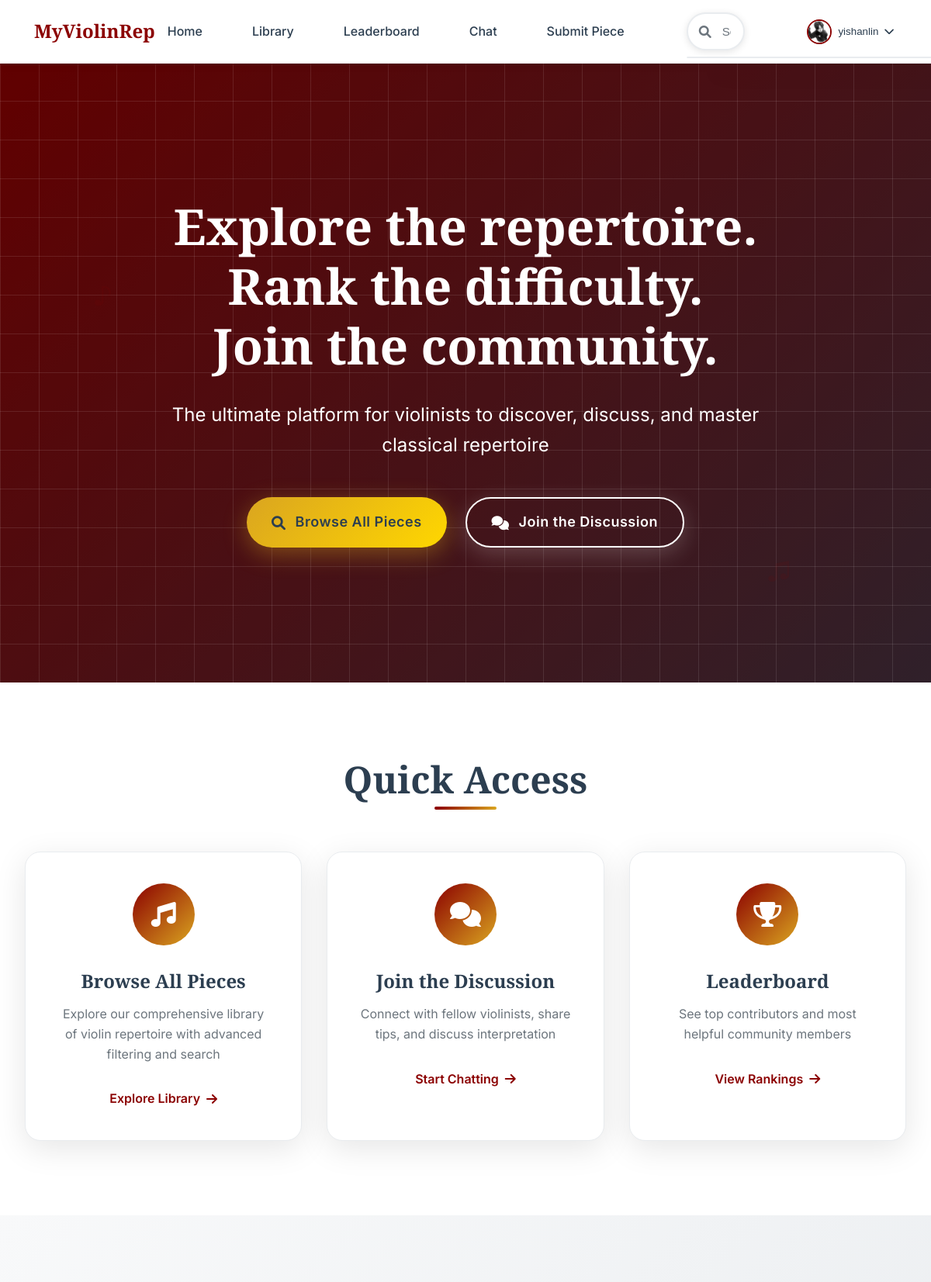
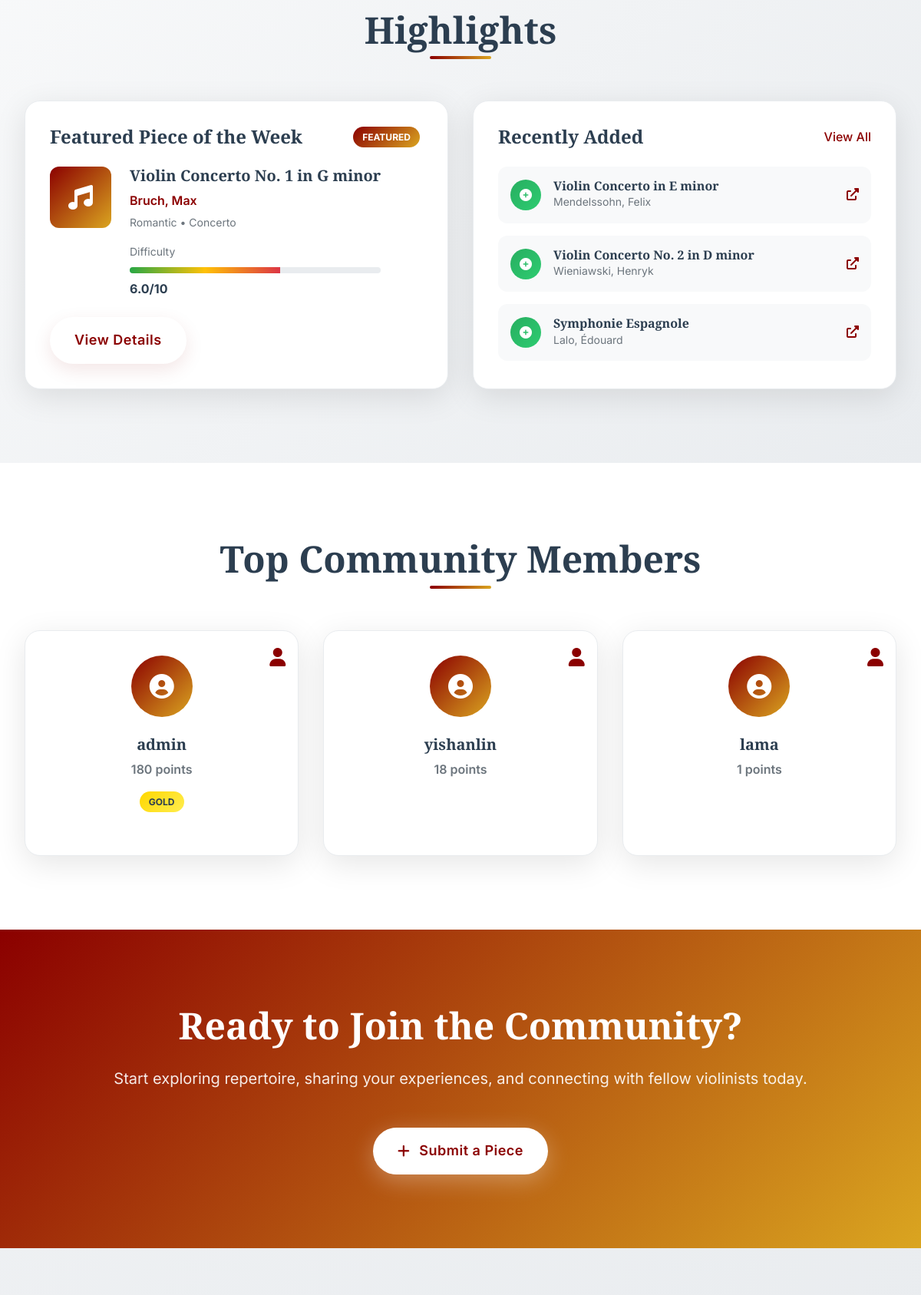
The app's page / (signed in, upper part) with its own data (2 pictures, top to bottom).
### app.py (models this page shows)
class User(UserMixin, db.Model):
    id = db.Column(db.Integer, primary_key=True)
    username = db.Column(db.String(80), unique=True, nullable=False)
    email = db.Column(db.String(120), unique=True, nullable=False)
    password_hash = db.Column(db.String(120), nullable=False)
    bio = db.Column(db.Text)
    avatar = db.Column(db.String(200))
    country = db.Column(db.String(100))
    currently_practicing = db.Column(db.String(200))
    join_date = db.Column(db.DateTime, default=datetime.utcnow)
    contribution_score = db.Column(db.Integer, default=0)
    forum_score = db.Column(db.Integer, default=0)
    ratings = db.relationship('Rating', backref='user', lazy=True)
    comments = db.relationship('Comment', backref='user', lazy=True)
    submissions = db.relationship('Piece', backref='submitter', lazy=True)
    sent_messages = db.relationship('Message', foreign_keys='Message.sender_id', backref='sender', lazy=True)
    received_messages = db.relationship('Message', foreign_keys='Message.recipient_id', backref='recipient', lazy=True)
    favorites = db.relationship('Favorite', backref='user', lazy=True)

class Piece(db.Model):
    id = db.Column(db.Integer, primary_key=True)
    title = db.Column(db.String(200), nullable=False)
    composer = db.Column(db.String(100), nullable=False)
    era = db.Column(db.String(50), nullable=False)
    genre = db.Column(db.String(100), nullable=False)
    opus = db.Column(db.String(100))
    length = db.Column(db.String(50))
    cover_image = db.Column(db.String(200))
    recording_link = db.Column(db.String(500))
    performance_links = db.Column(db.Text)  # JSON string
    technical_tags = db.Column(db.Text)  # JSON string
    difficulty_avg = db.Column(db.Float, default=0.0)
    total_ratings = db.Column(db.Integer, default=0)
    submitter_id = db.Column(db.Integer, db.ForeignKey('user.id'))
    is_approved = db.Column(db.Boolean, default=False)
    date_added = db.Column(db.DateTime, default=datetime.utcnow)
    description = db.Column(db.Text)
    ratings = db.relationship('Rating', backref='piece', lazy=True)
    comments = db.relationship('Comment', backref='piece', lazy=True)
    favorites = db.relationship('Favorite', backref='piece', lazy=True)

### app.py (the view)
@app.route('/')
def index():
    featured_piece = Piece.query.filter_by(is_approved=True).first()
    recent_pieces = Piece.query.filter_by(is_approved=True).order_by(Piece.date_added.desc()).limit(3).all()
    top_users = User.query.order_by(User.contribution_score.desc()).limit(5).all()
    return render_template('index.html',
                         featured_piece=featured_piece,
                         recent_pieces=recent_pieces,
                         top_users=top_users)

### app.py (called while the page is built)
@login_manager.user_loader
def load_user(user_id):
    return User.query.get(int(user_id))

### templates/index.html (shortened to what this page needs)
{% extends "base.html" %}
{% block content %}
<section class="hero">
    <div class="hero-background">
        <div class="gradient-overlay"></div>
        <div class="staff-lines"></div>
    </div>
    <div class="hero-content">
        <div class="hero-text">
            <h1 class="hero-title">
                <span class="title-line">Explore the repertoire.</span>
                <span class="title-line">Rank the difficulty.</span>
                <span class="title-line">Join the community.</span>
            </h1>
            <p class="hero-subtitle">The ultimate platform for violinists to discover, discuss, and master classical repertoire</p>
            <div class="hero-buttons">
                <a href="{{ url_for('library') }}" class="btn btn-primary">
                    <i class="fas fa-search"></i>
                    Browse All Pieces
                </a>
                <a href="{{ url_for('chat') }}" class="btn btn-secondary">
                    <i class="fas fa-comments"></i>
                    Join the Discussion
                </a>
            </div>
        </div>
    </div>
</section>
<section class="quick-access">
    <div class="container">
        <h2 class="section-title">Quick Access</h2>
        <div class="cards-grid">
            <div class="card quick-card" data-aos="fade-up" data-aos-delay="100">
                <div class="card-icon">
                    <i class="fas fa-music"></i>
                </div>
                <h3>Browse All Pieces</h3>
                <p>Explore our comprehensive library of violin repertoire with advanced filtering and search</p>
                <a href="{{ url_for('library') }}" class="card-link">
                    Explore Library
                    <i class="fas fa-arrow-right"></i>
                </a>
            </div>
            <div class="card quick-card" data-aos="fade-up" data-aos-delay="200">
                <div class="card-icon">
                    <i class="fas fa-comments"></i>
                </div>
                <h3>Join the Discussion</h3>
                <p>Connect with fellow violinists, share tips, and discuss interpretation</p>
                <a href="{{ url_for('chat') }}" class="card-link">
                    Start Chatting
                    <i class="fas fa-arrow-right"></i>
                </a>
            </div>
            <div class="card quick-card" data-aos="fade-up" data-aos-delay="300">
                <div class="card-icon">
                    <i class="fas fa-trophy"></i>
                </div>
                <h3>Leaderboard</h3>
                <p>See top contributors and most helpful community members</p>
                <a href="{{ url_for('leaderboard') }}" class="card-link">
                    View Rankings
                    <i class="fas fa-arrow-right"></i>
                </a>
            </div>
        </div>
    </div>
</section>
<section class="highlights">
    <div class="container">
        <h2 class="section-title">Highlights</h2>
        <div class="highlights-grid">
            <div class="highlight-card featured-piece" data-aos="fade-right">
                <div class="highlight-header">
                    <h3>Featured Piece of the Week</h3>
                    <div class="badge">Featured</div>
                </div>
                {% if featured_piece %}
                <div class="piece-preview">
                    <div class="piece-cover">
                        <i class="fas fa-music"></i>
                    </div>
                    <div class="piece-info">
                        <h4>{{ featured_piece.title }}</h4>
                        <p class="composer">{{ featured_piece.composer }}</p>
                        <p class="era">{{ featured_piece.era }} • {{ featured_piece.genre }}</p>
                        <div class="difficulty-meter">
                            <div class="difficulty-label">Difficulty</div>
                            <div class="difficulty-bar">
                                <div class="difficulty-fill" style="width: {{ (featured_piece.difficulty_avg / 10) * 100 }}%"></div>
                            </div>
                            <span class="difficulty-score">{{ "%.1f"|format(featured_piece.difficulty_avg) }}/10</span>
                        </div>
                    </div>
                </div>
                <a href="{{ url_for('piece_detail', piece_id=featured_piece.id) }}" class="btn btn-outline">View Details</a>
                {% endif %}
            </div>
            <div class="highlight-card recent-additions" data-aos="fade-left">
                <div class="highlight-header">
                    <h3>Recently Added</h3>
                    <a href="{{ url_for('library') }}" class="view-all">View All</a>
                </div>
                <div class="recent-list">
                    {% for piece in recent_pieces[:3] %}
                    <div class="recent-item">
                        <div class="recent-icon">
                            <i class="fas fa-plus-circle"></i>
                        </div>
                        <div class="recent-info">
                            <h5>{{ piece.title }}</h5>
                            <p>{{ piece.composer }}</p>
                        </div>
                        <a href="{{ url_for('piece_detail', piece_id=piece.id) }}" class="recent-link">
                            <i class="fas fa-external-link-alt"></i>
                        </a>
                    </div>
                    {% endfor %}
                </div>
            </div>
        </div>
    </div>
</section>
<section class="top-performers">
    <div class="container">
        <h2 class="section-title">Top Community Members</h2>
        <div class="performers-grid">
            {% for user in top_users %}
            <div class="performer-card" data-aos="zoom-in" data-aos-delay="{{ loop.index * 100 }}">
                <div class="performer-avatar">
                    <i class="fas fa-user-circle"></i>
                </div>
                <div class="performer-info">
                    <h4>{{ user.username }}</h4>
                    <p class="performer-score">{{ user.contribution_score }} points</p>
                    <div class="performer-badges">
                        {% if user.contribution_score >= 100 %}
                            <span class="badge gold">Gold</span>
                        {% elif user.contribution_score >= 50 %}
                            <span class="badge silver">Silver</span>
                        {% elif user.contribution_score >= 20 %}
                            <span class="badge bronze">Bronze</span>
                        {% endif %}
                    </div>
                </div>
                <a href="{{ url_for('profile', username=user.username) }}" class="performer-link">
                    <i class="fas fa-user"></i>
                </a>
            </div>
            {% endfor %}
        </div>
    </div>
</section>
<section class="cta-section">
    <div class="container">
        <div class="cta-content" data-aos="fade-up">
            <h2>Ready to Join the Community?</h2>
            <p>Start exploring repertoire, sharing your experiences, and connecting with fellow violinists today.</p>
            <div class="cta-buttons">
                {% if current_user.is_authenticated %}
                    <a href="{{ url_for('submit_piece') }}" class="btn btn-primary">
                        <i class="fas fa-plus"></i>
                        Submit a Piece
                    </a>
                {% endif %}
            </div>
        </div>
    </div>
</section>
{% endblock %}

### templates/base.html (shortened to what this page needs)
<!DOCTYPE html>
<html lang="en">
<head>
    <link rel="stylesheet" href="https://cdnjs.cloudflare.com/ajax/libs/font-awesome/6.0.0/css/all.min.css">
    <link rel="stylesheet" href="{{ url_for('static', filename='css/style.css') }}">
</head>
<body>
    <nav class="navbar">
        <div class="nav-container">
            <div class="nav-logo">
                <span>MyViolinRep</span>
            </div>
            <div class="nav-menu">
                <a href="{{ url_for('index') }}" class="nav-link">Home</a>
                <a href="{{ url_for('library') }}" class="nav-link">Library</a>
                <a href="{{ url_for('leaderboard') }}" class="nav-link">Leaderboard</a>
                <a href="{{ url_for('chat') }}" class="nav-link">Chat</a>
                {% if current_user.is_authenticated %}
                    <a href="{{ url_for('submit_piece') }}" class="nav-link">Submit Piece</a>
                    <div class="global-search">
                        <i class="fas fa-search search-icon"></i>
                        <input type="text" id="globalSearch" placeholder="Search" class="global-search-input">
                        <div class="search-results" id="searchResults"></div>
                    </div>
                    <div class="user-menu">
                        <button class="user-menu-btn">
                            {% if current_user.avatar %}
                                <img src="{{ current_user.avatar }}" alt="{{ current_user.username }}" class="user-avatar-nav">
                            {% else %}
                                <i class="fas fa-user-circle"></i>
                            {% endif %}
                            {{ current_user.username }}
                            <i class="fas fa-chevron-down"></i>
                        </button>
                    </div>
                {% else %}
                    <a href="{{ url_for('login') }}" class="nav-link">Login</a>
                    <a href="{{ url_for('register') }}" class="nav-link register-btn">Register</a>
                {% endif %}
            </div>
        </div>
    </nav>
    <main class="main-content">
        {% block content %}{% endblock %}
    </main>
    <div class="floating-notes">
        <div class="note note-1">♪</div>
        <div class="note note-2">♫</div>
        <div class="note note-3">♩</div>
        <div class="note note-4">♬</div>
        <div class="note note-5">♪</div>
    </div>
</body>
</html>

### records on screen
User: avatar (picture), username "yishanlin", contribution_score "18"
Piece: title "Violin Concerto No. 1 in G minor", composer "Bruch, Max", era "Romantic", genre "Concerto", difficulty_avg "6.0"
Piece: title "Violin Concerto in E minor", composer "Mendelssohn, Felix"
Piece: title "Violin Concerto No. 2 in D minor", composer "Wieniawski, Henryk"
Piece: title "Symphonie Espagnole", composer "Lalo, Édouard"
User: username "admin", contribution_score "180", shows "GOLD"
User: username "lama", contribution_score "1"
